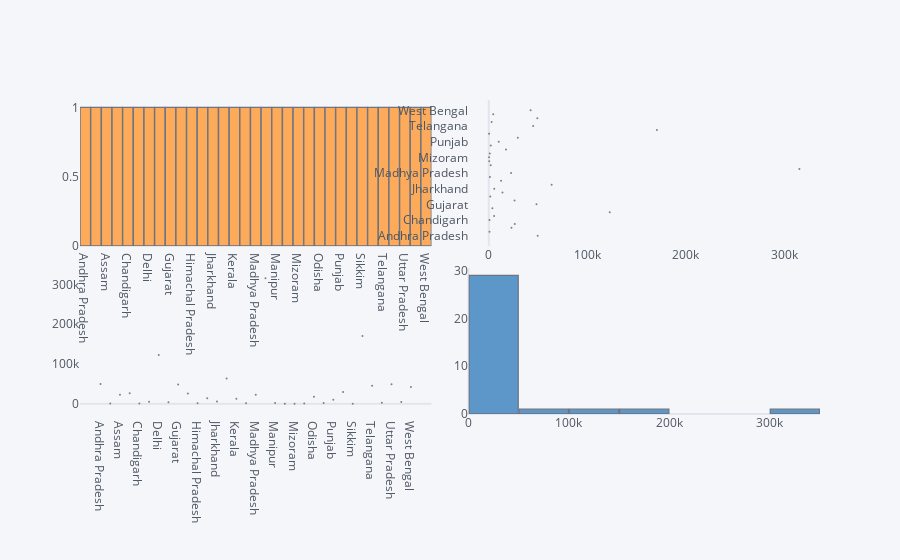

Notebook code cell kept with this figure:
### Code cell
xlatest[['State','Positive']].scatter_matrix()
#check on plot.ly(export to plot.py)

### Figure 1 — Plotly figure (JSON) as saved in the notebook; plotly's stock layout.template omitted (floating-point values rounded to 4 significant figures)
{"data": [{"histfunc": "count", "histnorm": "", "marker": {"color": "rgba(255, 153, 51, 1.0)", "line": {"color": "#4D5663", "width": 1.3}}, "name": "State", "nbinsx": 10, "opacity": 0.8, "orientation": "v", "type": "histogram", "x": ["Andhra Pradesh", "Arunachal Pradesh", "Assam", "Bihar", "Chandigarh", "Chhattisgarh", "Delhi", "Goa", "Gujarat", "Haryana", "Himachal Pradesh", "Jammu and Kashmir", "Jharkhand", "Karnataka", "Kerala", "Ladakh", "Madhya Pradesh", "Maharashtra", "Manipur", "Meghalaya", "Mizoram", "Nagaland", "Odisha", "Puducherry", "Punjab", "Rajasthan", "Sikkim", "Tamil Nadu", "Telangana", "Tripura", "Uttar Pradesh", "Uttarakhand", "West Bengal"], "xaxis": "x", "yaxis": "y"}, {"line": {"color": "rgba(128, 128, 128, 1.0)", "dash": "solid", "shape": "linear", "width": 1.3}, "marker": {"size": 2, "symbol": "circle"}, "mode": "markers", "name": "State", "text": "", "type": "scatter", "x": [49650, 740, 22981, 26379, 717, 5407, 122793, 3657, 48441, 26164, 1521, 13899, 5552, 63772, 12481, 1178, 22600, 315387, 1911, 450, 284, 988, 17437, 1999, 10100, 29434, 283, 170693, 45076, 2892, 49286, 4515, 42487], "xaxis": "x2", "y": ["Andhra Pradesh", "Arunachal Pradesh", "Assam", "Bihar", "Chandigarh", "Chhattisgarh", "Delhi", "Goa", "Gujarat", "Haryana", "Himachal Pradesh", "Jammu and Kashmir", "Jharkhand", "Karnataka", "Kerala", "Ladakh", "Madhya Pradesh", "Maharashtra", "Manipur", "Meghalaya", "Mizoram", "Nagaland", "Odisha", "Puducherry", "Punjab", "Rajasthan", "Sikkim", "Tamil Nadu", "Telangana", "Tripura", "Uttar Pradesh", "Uttarakhand", "West Bengal"], "yaxis": "y2"}, {"line": {"color": "rgba(128, 128, 128, 1.0)", "dash": "solid", "shape": "linear", "width": 1.3}, "marker": {"size": 2, "symbol": "circle"}, "mode": "markers", "name": "Positive", "text": "", "type": "scatter", "x": ["Andhra Pradesh", "Arunachal Pradesh", "Assam", "Bihar", "Chandigarh", "Chhattisgarh", "Delhi", "Goa", "Gujarat", "Haryana", "Himachal Pradesh", "Jammu and Kashmir", "Jharkhand", "Karnataka", "Kerala", "Ladakh", "Madhya Pradesh", "Maharashtra", "Manipur", "Meghalaya", "Mizoram", "Nagaland", "Odisha", "Puducherry", "Punjab", "Rajasthan", "Sikkim", "Tamil Nadu", "Telangana", "Tripura", "Uttar Pradesh", "Uttarakhand", "West Bengal"], "xaxis": "x3", "y": [49650, 740, 22981, 26379, 717, 5407, 122793, 3657, 48441, 26164, 1521, 13899, 5552, 63772, 12481, 1178, 22600, 315387, 1911, 450, 284, 988, 17437, 1999, 10100, 29434, 283, 170693, 45076, 2892, 49286, 4515, 42487], "yaxis": "y3"}, {"histfunc": "count", "histnorm": "", "marker": {"color": "rgba(55, 128, 191, 1.0)", "line": {"color": "#4D5663", "width": 1.3}}, "name": "Positive", "nbinsx": 10, "opacity": 0.8, "orientation": "v", "type": "histogram", "x": [49650, 740, 22981, 26379, 717, 5407, 122793, 3657, 48441, 26164, 1521, 13899, 5552, 63772, 12481, 1178, 22600, 315387, 1911, 450, 284, 988, 17437, 1999, 10100, 29434, 283, 170693, 45076, 2892, 49286, 4515, 42487], "xaxis": "x4", "yaxis": "y4"}], "layout": {"bargap": 0.02, "legend": {"bgcolor": "#F5F6F9", "font": {"color": "#4D5663"}}, "paper_bgcolor": "#F5F6F9", "plot_bgcolor": "#F5F6F9", "showlegend": false, "title": {"font": {"color": "#4D5663"}}, "xaxis": {"anchor": "y", "domain": [0, 0.475], "gridcolor": "#E1E5ED", "showgrid": false, "tickfont": {"color": "#4D5663"}, "title": {"font": {"color": "#4D5663"}, "text": ""}, "zerolinecolor": "#E1E5ED"}, "xaxis2": {"anchor": "y2", "domain": [0.525, 1], "gridcolor": "#E1E5ED", "showgrid": false, "tickfont": {"color": "#4D5663"}, "title": {"font": {"color": "#4D5663"}, "text": ""}, "zerolinecolor": "#E1E5ED"}, "xaxis3": {"anchor": "y3", "domain": [0, 0.475], "gridcolor": "#E1E5ED", "showgrid": false, "tickfont": {"color": "#4D5663"}, "title": {"font": {"color": "#4D5663"}, "text": ""}, "zerolinecolor": "#E1E5ED"}, "xaxis4": {"anchor": "y4", "domain": [0.525, 1], "gridcolor": "#E1E5ED", "showgrid": false, "tickfont": {"color": "#4D5663"}, "title": {"font": {"color": "#4D5663"}, "text": ""}, "zerolinecolor": "#E1E5ED"}, "yaxis": {"anchor": "x", "domain": [0.535, 1.0], "gridcolor": "#E1E5ED", "showgrid": false, "tickfont": {"color": "#4D5663"}, "title": {"font": {"color": "#4D5663"}, "text": ""}, "zerolinecolor": "#E1E5ED"}, "yaxis2": {"anchor": "x2", "domain": [0.535, 1.0], "gridcolor": "#E1E5ED", "showgrid": false, "tickfont": {"color": "#4D5663"}, "title": {"font": {"color": "#4D5663"}, "text": ""}, "zerolinecolor": "#E1E5ED"}, "yaxis3": {"anchor": "x3", "domain": [0, 0.465], "gridcolor": "#E1E5ED", "showgrid": false, "tickfont": {"color": "#4D5663"}, "title": {"font": {"color": "#4D5663"}, "text": ""}, "zerolinecolor": "#E1E5ED"}, "yaxis4": {"anchor": "x4", "domain": [0, 0.465], "gridcolor": "#E1E5ED", "showgrid": false, "tickfont": {"color": "#4D5663"}, "title": {"font": {"color": "#4D5663"}, "text": ""}, "zerolinecolor": "#E1E5ED"}}}
